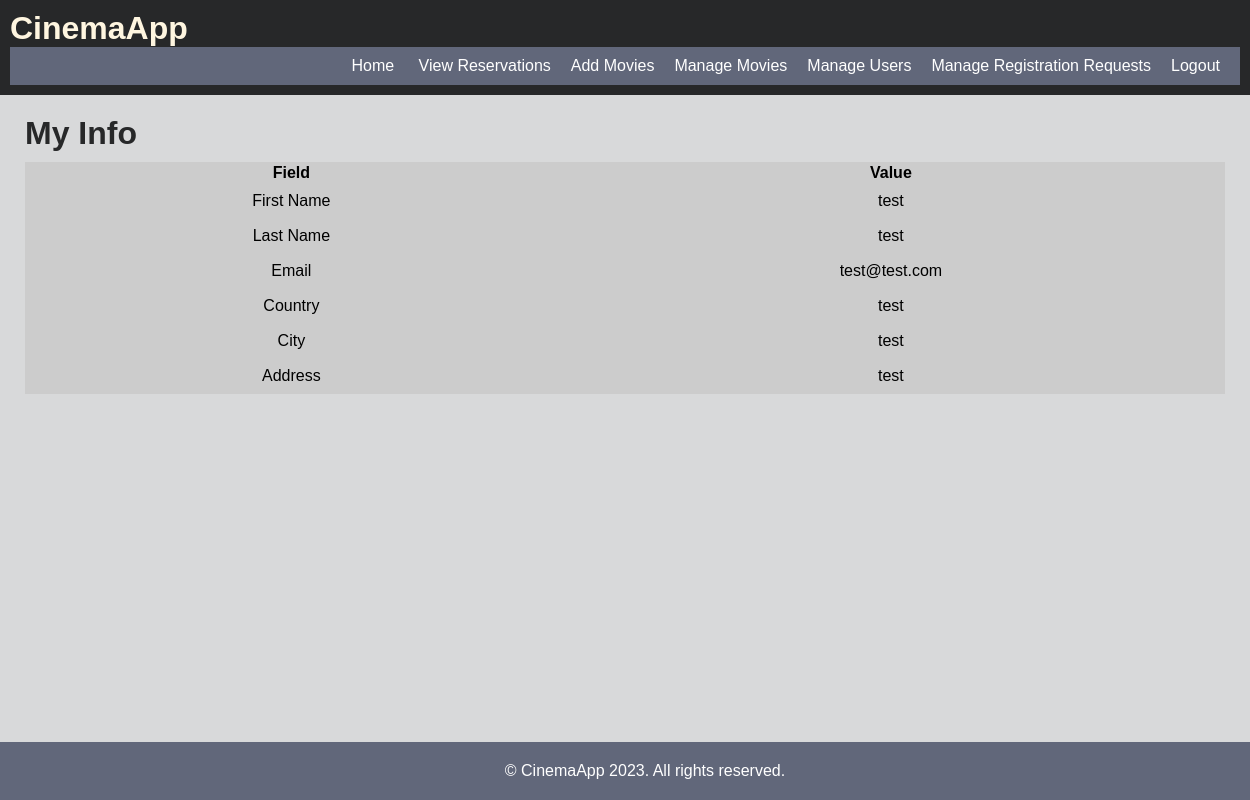
The app's page /Cinema/php/my_info.php (signed in) with its own data.
### tables this page shows
CREATE TABLE `users` (
  `userid` int(11) NOT NULL,
  `firstname` varchar(50) DEFAULT NULL,
  `lastname` varchar(50) DEFAULT NULL,
  `country` varchar(50) DEFAULT NULL,
  `city` varchar(50) DEFAULT NULL,
  `address` varchar(100) DEFAULT NULL,
  `email` varchar(100) DEFAULT NULL,
  `username` varchar(50) DEFAULT NULL,
  `password` varchar(100) DEFAULT NULL,
  `role` varchar(20) DEFAULT NULL
);

### Cinema/php/my_info.php (the view, shortened to what this page needs)
<?php
require_once "config.php";
$userID = $_SESSION['userid'];
$query = "SELECT * FROM users WHERE userid = ?";
$stmt = mysqli_prepare($link, $query);
if ($stmt) {
    mysqli_stmt_bind_param($stmt, "i", $userID);
    mysqli_stmt_execute($stmt);
    $result = mysqli_stmt_get_result($stmt);
    $user = mysqli_fetch_assoc($result);
} else {
    die("Error in fetching user information");
}
?>
<!DOCTYPE html>
<html>
<head>
    <link rel="stylesheet" href="../css/styles.css">
</head>
<body>
    <header>
        <h1>CinemaApp</h1>
        <nav>
            <a href="index.php">Home</a>
            <?php
                if (isset($_SESSION['loggedin']) && $_SESSION['loggedin'] === true) {
                    if (isset($_SESSION['role']) && $_SESSION['role'] === 'user') {
                        echo '<a href="my_info.php">My Info</a>';
                    } elseif (isset($_SESSION['role']) && $_SESSION['role'] === 'admin') {
                        echo '<a href="view_reservations.php">View Reservations</a>';
                        echo '<a href="create_product.php">Add Movies</a>';
                        echo '<a href="manage_products.php">Manage Movies</a>';
                        echo '<a href="manage_users.php">Manage Users</a>';
                        echo '<a href="registration_requests.php">Manage Registration Requests</a>';
                    }
                    echo '<a href="logout.php">Logout</a>';
                } else {
                    echo '<a href="login.php">Login</a>';
                    echo '<a href="register.php">Register</a>';
                }
            ?>
        </nav>
    </header>
    <div class="container">
        <h1>My Info</h1>
        <table>
            <tr>
                <th>Field</th>
                <th>Value</th>
            </tr>
            <tr>
                <td>First Name</td>
                <td><?php echo $user['firstname']; ?></td>
            </tr>
            <tr>
                <td>Last Name</td>
                <td><?php echo $user['lastname']; ?></td>
            </tr>
            <tr>
                <td>Email</td>
                <td><?php echo $user['email']; ?></td>
            </tr>
            <tr>
                <td>Country</td>
                <td><?php echo $user['country']; ?></td>
            </tr>
            <tr>
                <td>City</td>
                <td><?php echo $user['city']; ?></td>
            </tr>
            <tr>
                <td>Address</td>
                <td><?php echo $user['address']; ?></td>
            </tr>
        </table>
    </div>
    <footer>
        <p>&copy; CinemaApp 2023. All rights reserved.</p>
    </footer>
</body>
</html>

### Cinema/css/styles.css (style rules this page uses)
body, h1, h2, h3, p, ul, li { margin: 0; padding: 0; }
body { font-family: Arial, sans-serif; background-color: #D8D9DA; }
a { color: #fff; text-decoration: none; }
.container { max-width: 1200px; margin: 0 auto; padding: 20px; }
header { background-color: #272829; color: #fff; text-align: left; padding: 10px; }
header h1 { margin: 0; color: #FFF6E0; }
nav { background-color: #61677A; color: #fff; text-align: right; padding: 10px; }
nav a { color: #fff; text-decoration: none; margin: 0 10px; }
h1, h2 { margin-bottom: 10px; color: #272829; }
footer { background-color: #61677A; color: #fff; text-align: center; padding: 20px; position: absolute; bottom: 0; width: 100%; }
table td { padding: 8px; }
table { background-color: #ccc; border-collapse: collapse; width: 100%; border: 1px solid #ccc; }
table th, table td { border: 1px solid #ccc; text-align: center; }

### records on screen
users: firstname "test", lastname "test", email "test@test.com", country "test", city "test", address "test"
